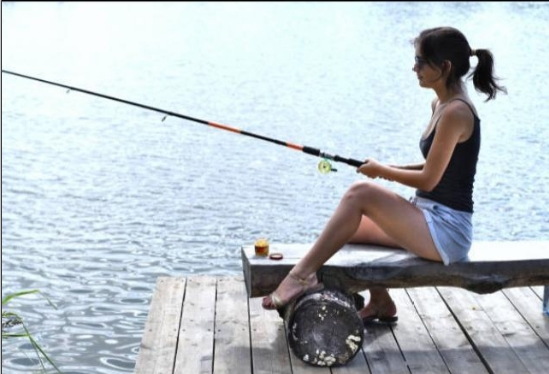
#> input picture 1-py-test/ai_study/img/opencv/imgs/1.png, 549 x 374 px, found by its file name
$ python day3_2.py
#> lines starting #> are read from the running program, lines starting #| are printed output that depends on the picture
import cv2
import random
import numpy as np

def show(img, title=''):
    cv2.imshow(title, img)
    # 等待在图中按任意键
    cv2.waitKey(0)

"""
Laplacian，去噪声效果要更好一些。

边缘检测之后，可再次进行二值化、平滑、形态学

"""
path = r"D:\zhigu-ai-27-note\untitled2\opencv32\1.png"
img = cv2.imread(path, 1)
#> img is the input picture: shape (374, 549, 3); mean B, G, R 203, 197.3, 187.7
imgold = img.copy()
b,g,r = cv2.split(img)
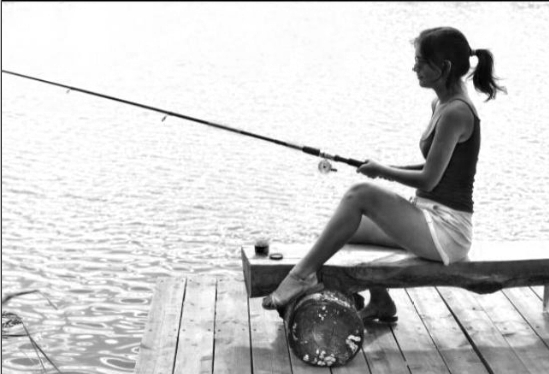
#> b: shape (374, 549); min 0, max 255, mean 203
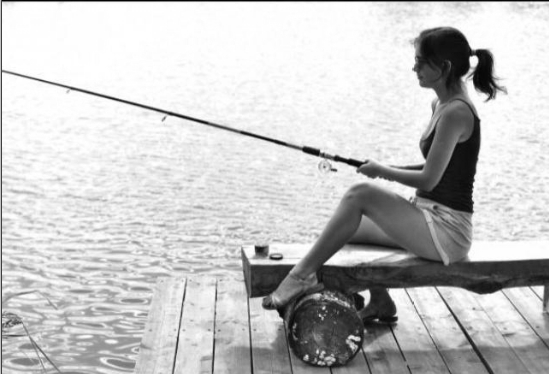
#> g: shape (374, 549); min 0, max 255, mean 197.3
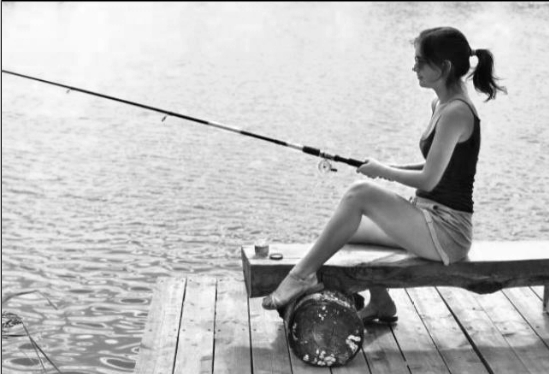
#> r: shape (374, 549); min 0, max 255, mean 187.7
img_lap_b = cv2.convertScaleAbs(cv2.Laplacian(b,-1))  # 默认卷积核一般都是3
show(img_lap_b,'ss')
img_lap_b[img_lap_b>40] = 255
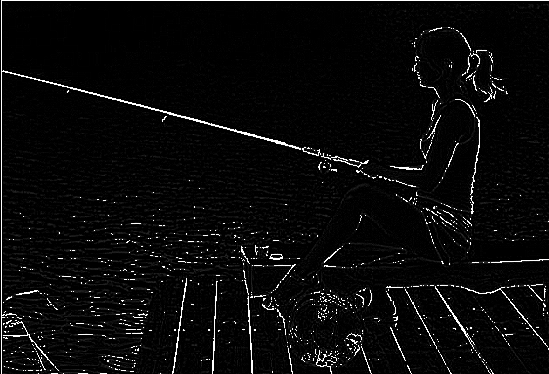
#> img_lap_b: shape (374, 549); min 0, max 255, mean 10.6

img_lap_g = cv2.convertScaleAbs(cv2.Laplacian(g,-1))
img_lap_g[img_lap_g>40] = 255
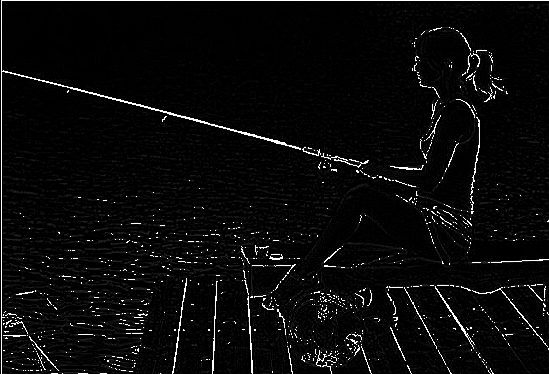
#> img_lap_g: shape (374, 549); min 0, max 255, mean 10.6

img_lap_r = cv2.convertScaleAbs(cv2.Laplacian(r,-1))
img_lap_r[img_lap_r>40] = 255
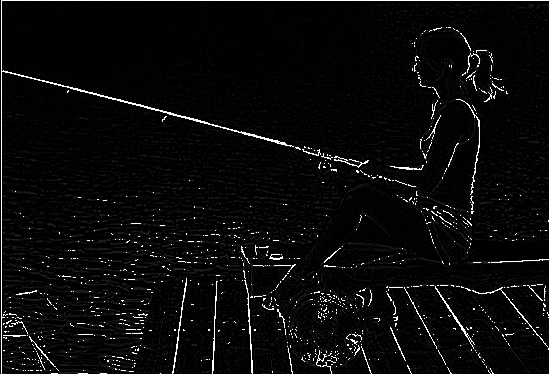
#> img_lap_r: shape (374, 549); min 0, max 255, mean 10.6

show(img_lap_b,'b')
show(img_lap_g,'g')
show(img_lap_r,'r')

bian_imgbgr = cv2.merge([img_lap_b,img_lap_g,img_lap_r])
die_jia = cv2.addWeighted(imgold,0.5,bian_imgbgr,0.5, 0)
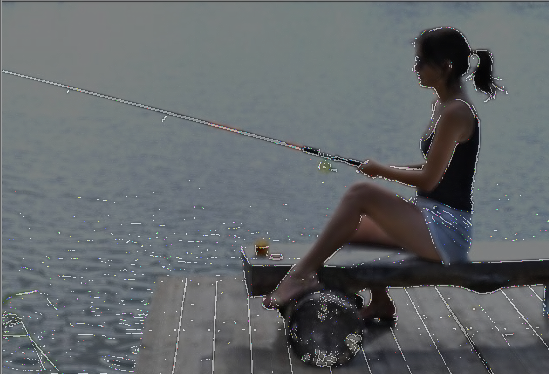
#> die_jia: shape (374, 549, 3); mean B, G, R 106.8, 104, 99.1
show(die_jia,'bian_bgr')
